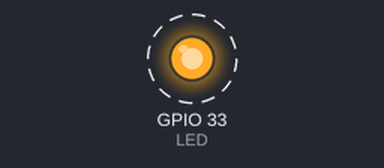
Bench run of a sketch on a simulated ESP32. On the bench: output pins drawn as LEDs (lit = HIGH). Dashed ring = blinking. Nothing arrives over Bluetooth unless stated; a phone connects over Bluetooth LE 3 s after start.

Above: at 0.05 s.
Timing chart, 0 to 3.0 s (numbered marks = the images above):
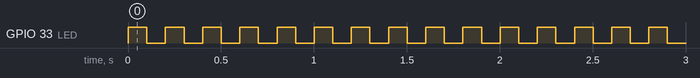

Measured:
- by itself, GPIO 33 (LED): alternates HIGH for 0.10 s and LOW for 0.10 s

The sketch:

BLE_server.ino
```cpp
/*
    Based on Neil Kolban example for IDF: https://github.com/nkolban/esp32-snippets/blob/master/cpp_utils/tests/BLE%20Tests/SampleServer.cpp
    Ported to Arduino ESP32 by Evandro Copercini
    updates by chegewara
*/
#include <Arduino.h>
#include <BLEDevice.h>
#include <BLEUtils.h>
#include <BLEServer.h>

/* define ---------------------------------------------------------------------------------------------------------------*/
// See the following for generating UUIDs:
// https://www.uuidgenerator.net/

#define CHARACTERISTIC_NUM 3 //ÉèÖÃµÃ¹ý´ó£¬¿ÉÄÜ»áµ¼ÖÂ client ¶ËÁ¬½Ó´´½¨Ê±¶ÑÕ»Òç³ö
#define SERVICE_UUID "4fafc201-1fb5-459e-8fcc-c5c9c331914b"
#define CHARACTERISTIC_UUID1 "beb5483e-36e1-4688-b7f5-ea07361b26a1"
#define CHARACTERISTIC_UUID2 "beb5483e-36e1-4688-b7f5-ea07361b26a2"
#define CHARACTERISTIC_UUID3 "beb5483e-36e1-4688-b7f5-ea07361b26a3"
#define CHARACTERISTIC_UUID4 "beb5483e-36e1-4688-b7f5-ea07361b26a4"
#define CHARACTERISTIC_UUID5 "beb5483e-36e1-4688-b7f5-ea07361b26a5"
#define CHARACTERISTIC_UUID6 "beb5483e-36e1-4688-b7f5-ea07361b26a6"

#define LED 33

/* variable ---------------------------------------------------------------------------------------------------------------*/
BLEServer *pServer = NULL;
BLEService *pService = NULL;
BLECharacteristic *pCharacteristics[CHARACTERISTIC_NUM] = {NULL};
char *characteristics_uuid[6] = {CHARACTERISTIC_UUID1, CHARACTERISTIC_UUID2, CHARACTERISTIC_UUID3, CHARACTERISTIC_UUID4, CHARACTERISTIC_UUID5, CHARACTERISTIC_UUID6};

/* function ---------------------------------------------------------------------------------------------------------------*/
class MyServerCallbacks : public BLEServerCallbacks
{
  void onConnect(BLEServer *pServer)
  {
    BLEDevice::startAdvertising();
    Serial2.println("onConnect");
  };

  void onDisconnect(BLEServer *pServer)
  {
    Serial2.println("onDisconnect");
  }
};

class MyBLECharacteristicCallbacks : public BLECharacteristicCallbacks
{
  void onRead(BLECharacteristic *pCharacteristic)
  {
    Serial2.printf("characteristic onread %s \r\n", pCharacteristic->getValue().c_str());
  }
  void onWrite(BLECharacteristic *pCharacteristic)
  {
    Serial2.printf("characteristic onwrite %s \r\n", pCharacteristic->getValue().c_str());
  }
};

// EPD1in54B epd(26, 25, 5, 27); // reset, dc, cs, busy

void setup()
{
  pinMode(LED, OUTPUT);

  Serial2.begin(115200);
  Serial2.println("Starting BLE work!");

  BLEDevice::init("Long name works now");
  pServer = BLEDevice::createServer();
  pService = pServer->createService(SERVICE_UUID);

  pServer->setCallbacks(new MyServerCallbacks());

  for (int i = 0; i < CHARACTERISTIC_NUM; i++)
  {
    // Create a BLE Characteristic
    pCharacteristics[i] = pService->createCharacteristic(characteristics_uuid[i], BLECharacteristic::PROPERTY_READ | BLECharacteristic::PROPERTY_WRITE);
    pCharacteristics[i]->setCallbacks(new MyBLECharacteristicCallbacks());
  }

  // pCharacteristic->setValue("Hello World says Neil");
  pService->start();
  // BLEAdvertising *pAdvertising = pServer->getAdvertising();  // this still is working for backward compatibility
  BLEAdvertising *pAdvertising = BLEDevice::getAdvertising();
  pAdvertising->addServiceUUID(SERVICE_UUID);
  pAdvertising->setScanResponse(true);
  pAdvertising->setMinPreferred(0x06); // functions that help with iPhone connections issue
  pAdvertising->setMinPreferred(0x12);
  BLEDevice::startAdvertising();
  Serial2.println("Characteristic defined! Now you can read it in your phone!");
}

void loop()
{
  // put your main code here, to run repeatedly:

  // for (int i = 0; i < CHARACTERISTIC_NUM; i++)
  // {
  //   std::string str = pCharacteristics[i]->getValue();

  // }
  digitalWrite(LED, HIGH);
  delay(100);
  digitalWrite(LED, LOW);
  delay(100);
}
```
